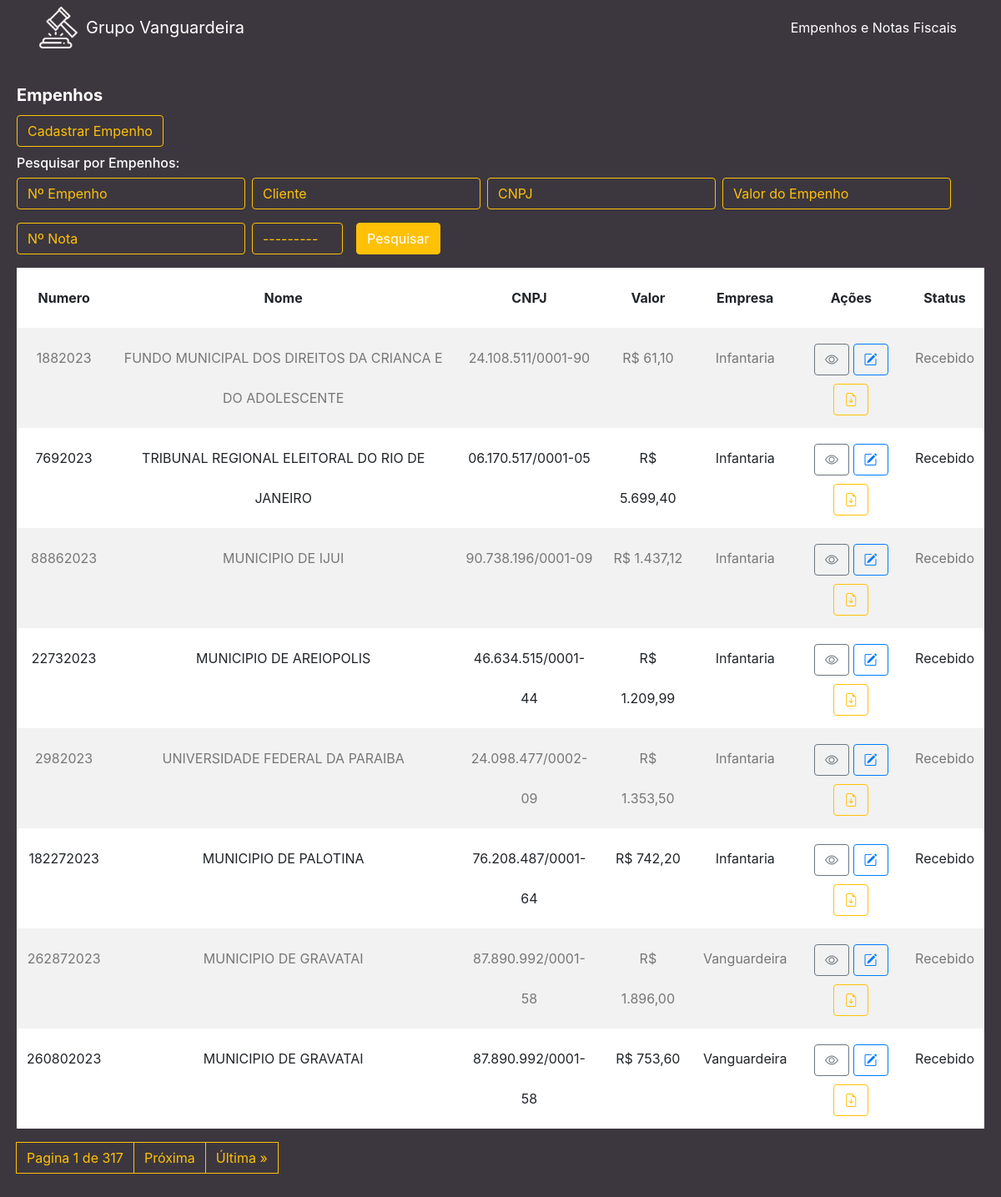
Before: / with the older database file.
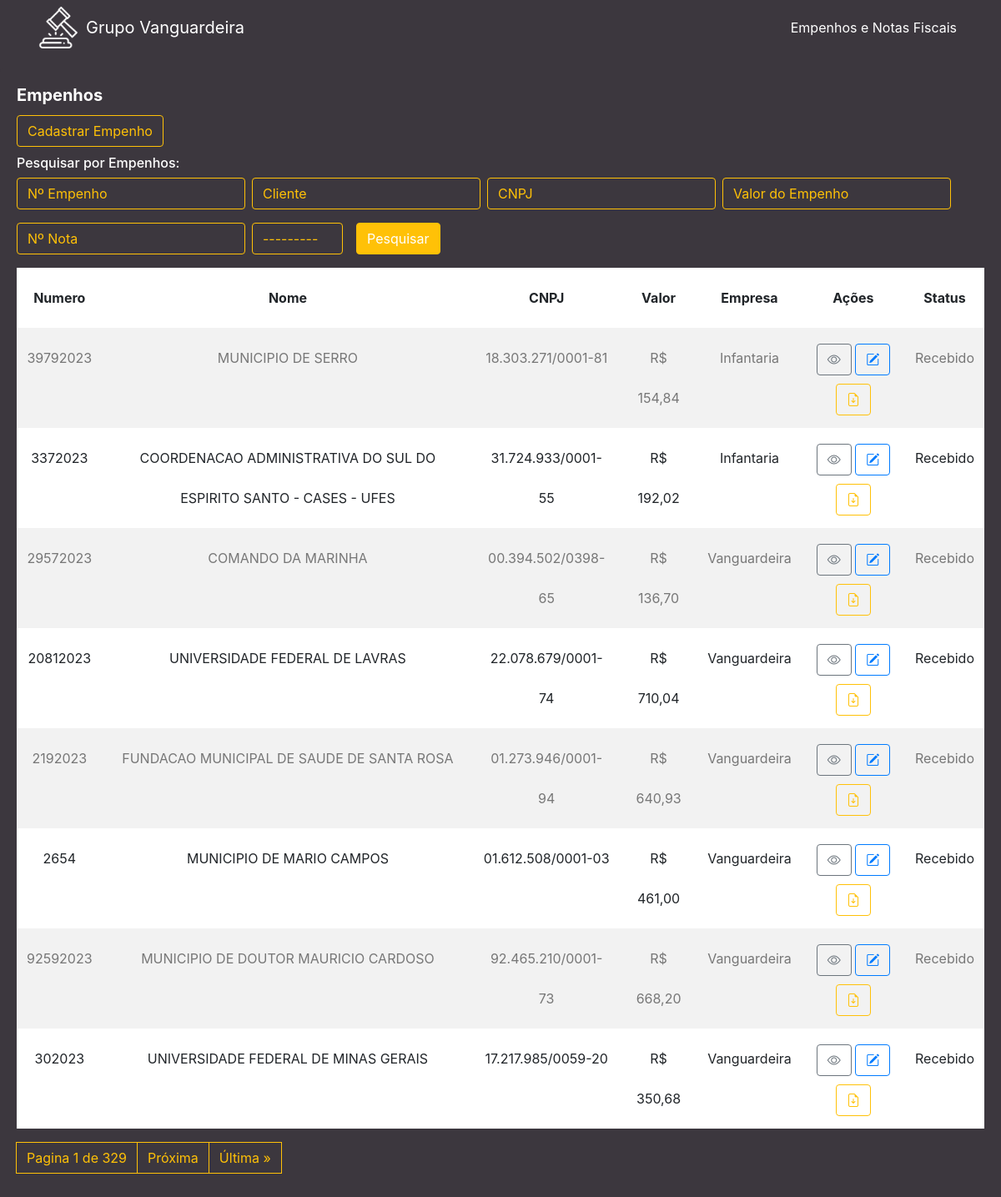
After: the same page with the newer database file.
### cliente/models.py (models this page shows, shortened)
class Cliente(models.Model):
    numero = models.CharField(max_length=255)
    nome = models.CharField(max_length=255)
    cnpj = models.CharField(max_length=255)
    data_criacao = models.DateTimeField(default=timezone.now)
    categoria = models.ForeignKey(Categoria, on_delete=models.DO_NOTHING)
    empresa = models.ForeignKey(Empresa, on_delete=models.DO_NOTHING)
    empenho = models.FileField(upload_to='empenhos/', max_length=500)
    nfe = models.FileField(upload_to='notas/', max_length=500, default='0', blank=True)
    n_nfe = models.CharField(max_length=255, blank=True)
    descricao = models.TextField(blank=True)
    valor = models.CharField(max_length=255)

class Empresa(models.Model):
    nome = models.CharField(max_length=255)
    def __str__(self):
        return self.nome

class Categoria(models.Model):
    nome = models.CharField(max_length=255)
    def __str__(self):
        return self.nome

### cliente/views.py (the view)
# urls.py: path('', views.cliente, name='cliente'),
def cliente(request):
    list_clientes = Cliente.objects.order_by('-data_criacao')
    myFilter = ClienteFilter(request.GET, queryset=list_clientes)
    list_clientes = myFilter.qs
    paginator = Paginator(list_clientes, 8)
    page = request.GET.get('page')
    list_clientes = paginator.get_page(page)
    return render(request, 'cliente/cliente.html', {'clientes': list_clientes, 'myFilter': myFilter})

### cliente/templates/cliente/cliente.html (shortened to what the changed rows need)
{% extends 'base.html' %}
{% load widget_tweaks %}
{% block conteudo %}
<div class="content mt-3">
    <div class="card">
        <div class="card-body">
            <table class="table table-striped ">
                <thead>
                    <tr>
                        <th scope="col" class="text-center">Numero</th>
                        <th scope="col" class="text-center">Nome</th>
                        <th scope="col" class="text-center">CNPJ</th>
                        <th scope="col" class="text-center">Valor</th>
                        <th scope="col" class="text-center">Empresa</th>
                        <th scope="col" class="text-center">Ações</th>
                        <th scope="col" class="text-center">Status</th>
                    </tr>
                </thead>
                <tbody>
                    {% for cliente in clientes %}
                    <tr>
                        <td class="text-center">{{ cliente.numero }}</td>
                        <td class="text-center">{{ cliente.nome }}</td>
                        <td class="text-center">{{ cliente.cnpj }}</td>
                        <td class="text-center">R$ {{ cliente.valor }}</td>
                        <td class="text-center">{{ cliente.empresa }}</td>
                        <td class="text-center">
                            <a href="/cliente/detalhe/{{ cliente.id }}" class="btn btn-outline-secondary"><i class="bi bi-eye"></i></a>
                            <a href="/cliente/edit/{{ cliente.id }}/" class="btn btn-outline-primary"><i class="bi bi-pencil-square"></i></a>
                            <a href="{{ cliente.empenho.url }}" class="btn btn-outline-warning" target="_blank"><i class="bi bi-file-earmark-arrow-down"></i></a>
                        </td>
                        {% if cliente.categoria_id == 2 %}
                        <td class="text-center" style="background-color: red; color: white;">{{ cliente.categoria }}</td>
                        {% elif cliente.categoria_id == 3 %}
                        <td class="text-center" style="background-color: green; color: white;">{{ cliente.categoria }}</td>
                        {% else %}
                        <td class="text-center">{{ cliente.categoria }}</td>
                        {% endif %}
                    </tr>
                    {% endfor %}
                </tbody>
            </table>
            <nav aria-label="Page navigation example">
                <ul class="pagination">
                    <a class="page-link" href="#">Pagina {{ clientes.number }} de {{ clientes.paginator.num_pages }}</a>
                    {% if clientes.has_next %}
                        <a class="page-link" href="{{ request.get_full_path }}?&page={{ clientes.next_page_number }}">Próxima</a>
                        <a class="page-link" href="{{ request.get_full_path }}?&page={{ clientes.paginator.num_pages }}">Última &raquo;</a>
                    {% endif %}
                </ul>
            </nav>
        </div>
    </div>
</div>
{% endblock %}

Changed rows visible on the page:
no longer on this page (row unchanged): Cliente: numero "1882023", nome "FUNDO MUNICIPAL DOS DIREITOS DA CRIANCA E DO ADOLESCENTE", cnpj "24.108.511/0001-90", valor "61,10", empresa "Infantaria", categoria "Recebido"
no longer on this page (row unchanged): Cliente: numero "7692023", nome "TRIBUNAL REGIONAL ELEITORAL DO RIO DE JANEIRO", cnpj "06.170.517/0001-05", valor "5.699,40", empresa "Infantaria", categoria "Recebido"
no longer on this page (row unchanged): Cliente: numero "88862023", nome "MUNICIPIO DE IJUI", cnpj "90.738.196/0001-09", valor "1.437,12", empresa "Infantaria", categoria "Recebido"
no longer on this page (row edited): Cliente: numero "22732023", nome "MUNICIPIO DE AREIOPOLIS", cnpj "46.634.515/0001-44", valor "1.209,99", empresa "Infantaria", categoria "Recebido"
no longer on this page (row unchanged): Cliente: numero "2982023", nome "UNIVERSIDADE FEDERAL DA PARAIBA", cnpj "24.098.477/0002-09", valor "1.353,50", empresa "Infantaria", categoria "Recebido"
no longer on this page (row unchanged): Cliente: numero "182272023", nome "MUNICIPIO DE PALOTINA", cnpj "76.208.487/0001-64", valor "742,20", empresa "Infantaria", categoria "Recebido"
no longer on this page (row edited): Cliente: numero "262872023", nome "MUNICIPIO DE GRAVATAI", cnpj "87.890.992/0001-58", valor "1.896,00", empresa "Vanguardeira", categoria "Recebido"
no longer on this page (row edited): Cliente: numero "260802023", nome "MUNICIPIO DE GRAVATAI", cnpj "87.890.992/0001-58", valor "753,60", empresa "Vanguardeira", categoria "Recebido"
added Cliente: numero "39792023", nome "MUNICIPIO DE SERRO", cnpj "18.303.271/0001-81", valor "154,84", empresa "Infantaria", categoria "Recebido"
added Cliente: numero "3372023", nome "COORDENACAO ADMINISTRATIVA DO SUL DO ESPIRITO SANTO - CASES - UFES", cnpj "31.724.933/0001-55", valor "192,02", empresa "Infantaria", categoria "Recebido"
added Cliente: numero "29572023", nome "COMANDO DA MARINHA", cnpj "00.394.502/0398-65", valor "136,70", empresa "Vanguardeira", categoria "Recebido"
added Cliente: numero "20812023", nome "UNIVERSIDADE FEDERAL DE LAVRAS", cnpj "22.078.679/0001-74", valor "710,04", empresa "Vanguardeira", categoria "Recebido"
added Cliente: numero "2192023", nome "FUNDACAO MUNICIPAL DE SAUDE DE SANTA ROSA", cnpj "01.273.946/0001-94", valor "640,93", empresa "Vanguardeira", categoria "Recebido"
added Cliente: numero "2654", nome "MUNICIPIO DE MARIO CAMPOS", cnpj "01.612.508/0001-03", valor "461,00", empresa "Vanguardeira", categoria "Recebido"
added Cliente: numero "92592023", nome "MUNICIPIO DE DOUTOR MAURICIO CARDOSO", cnpj "92.465.210/0001-73", valor "668,20", empresa "Vanguardeira", categoria "Recebido"
added Cliente: numero "302023", nome "UNIVERSIDADE FEDERAL DE MINAS GERAIS", cnpj "17.217.985/0059-20", valor "350,68", empresa "Vanguardeira", categoria "Recebido"
Other visible differences:
{{ clientes.paginator.num_pages }}: "317" → "329"
